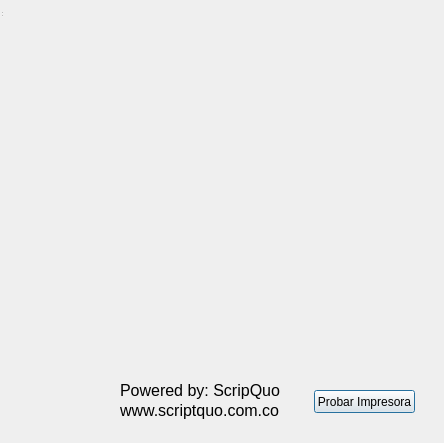
<?xml version="1.0" encoding="UTF-8"?>
<ui version="4.0">
 <class>MainWindow</class>
 <widget class="QDialog" name="MainWindow">
  <property name="geometry">
   <rect>
    <x>0</x>
    <y>0</y>
    <width>444</width>
    <height>443</height>
   </rect>
  </property>
  <property name="windowTitle">
   <string>Impresoras en red</string>
  </property>
  <widget class="QWidget" name="centralWidget" native="true">
   <property name="geometry">
    <rect>
     <x>0</x>
     <y>0</y>
     <width>156</width>
     <height>309</height>
    </rect>
   </property>
  </widget>
  <widget class="QToolBar" name="mainToolBar">
   <property name="geometry">
    <rect>
     <x>0</x>
     <y>0</y>
     <width>4</width>
     <height>12</height>
    </rect>
   </property>
  </widget>
  <widget class="QStatusBar" name="statusBar">
   <property name="geometry">
    <rect>
     <x>0</x>
     <y>0</y>
     <width>3</width>
     <height>18</height>
    </rect>
   </property>
  </widget>
  <widget class="QLabel" name="logo_pv">
   <property name="geometry">
    <rect>
     <x>130</x>
     <y>20</y>
     <width>171</width>
     <height>311</height>
    </rect>
   </property>
   <property name="text">
    <string/>
   </property>
  </widget>
  <widget class="QLabel" name="logo_sq">
   <property name="geometry">
    <rect>
     <x>10</x>
     <y>340</y>
     <width>100</width>
     <height>100</height>
    </rect>
   </property>
   <property name="text">
    <string/>
   </property>
  </widget>
  <widget class="QLabel" name="label">
   <property name="geometry">
    <rect>
     <x>120</x>
     <y>400</y>
     <width>201</width>
     <height>20</height>
    </rect>
   </property>
   <property name="font">
    <font>
     <pointsize>12</pointsize>
    </font>
   </property>
   <property name="text">
    <string>www.scriptquo.com.co</string>
   </property>
  </widget>
  <widget class="QLabel" name="label_2">
   <property name="geometry">
    <rect>
     <x>120</x>
     <y>380</y>
     <width>201</width>
     <height>20</height>
    </rect>
   </property>
   <property name="font">
    <font>
     <pointsize>12</pointsize>
    </font>
   </property>
   <property name="text">
    <string>Powered by: ScripQuo</string>
   </property>
  </widget>
  <widget class="QPushButton" name="pushButton">
   <property name="geometry">
    <rect>
     <x>314</x>
     <y>390</y>
     <width>101</width>
     <height>23</height>
    </rect>
   </property>
   <property name="text">
    <string>Probar Impresora</string>
   </property>
  </widget>
 </widget>
 <layoutdefault spacing="6" margin="11"/>
 <resources/>
 <connections/>
</ui>
